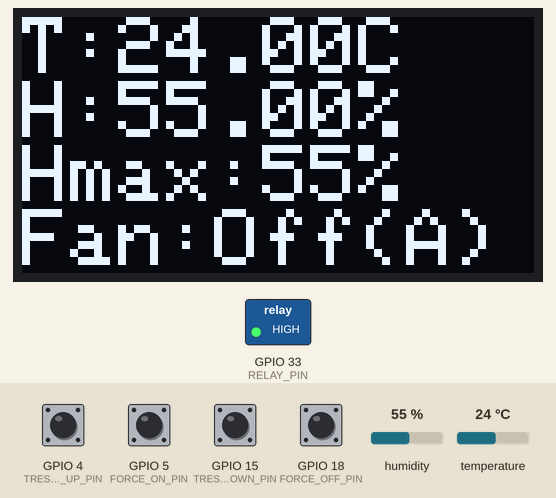
The sketch below on a simulated ESP32. Parts: 128×64 one-colour display, switched loads named in the sketch (green lamp = pin HIGH). The inputs (shaded band) are chosen by the test bench; at power-on: GPIO 4 (TRESHOLD_UP_PIN), GPIO 5 (FORCE_ON_PIN), GPIO 15 (TRESHOLD_DOWN_PIN), GPIO 18 (FORCE_OFF_PIN) HIGH, humidity 55 %, temperature 24 °C. What the sketch prints to the serial monitor is not drawn.

Above: at 2.0 s.
2.1 s: GPIO 5 (FORCE_ON_PIN) pulled LOW for 1.4 s
At 4.0 s:
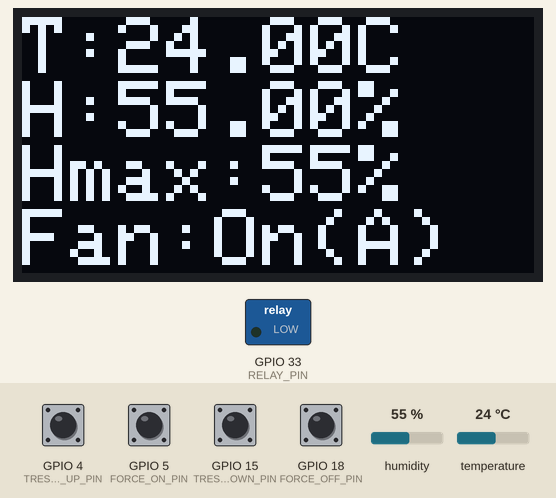
5.1 s: GPIO 18 (FORCE_OFF_PIN) pulled LOW for 1.4 s
At 6.8 s:
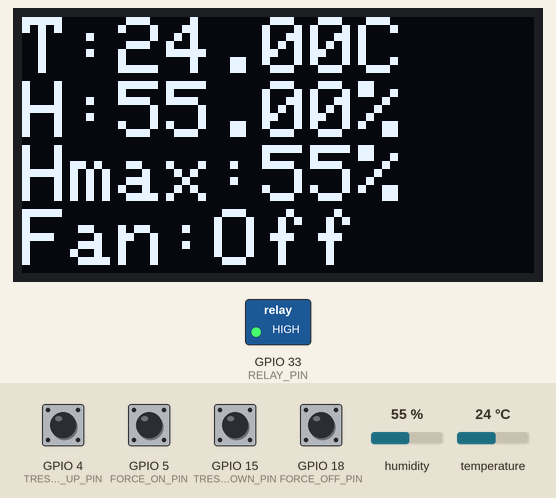
8.6 s: GPIO 4 (TRESHOLD_UP_PIN) pulled LOW for 1.4 s
At 10.5 s:
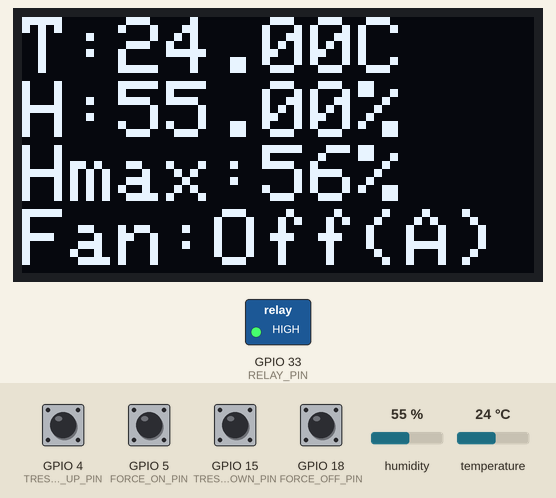
11.5 s: GPIO 15 (TRESHOLD_DOWN_PIN) pulled LOW for 1.4 s
At 13.8 s:
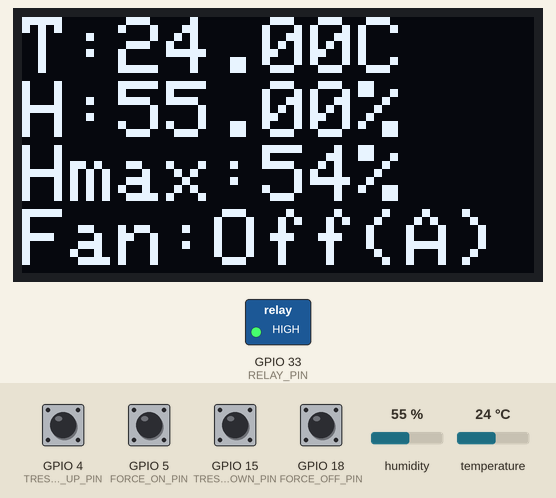
14.4 s: humidity set to 22 %
At 16.3 s:
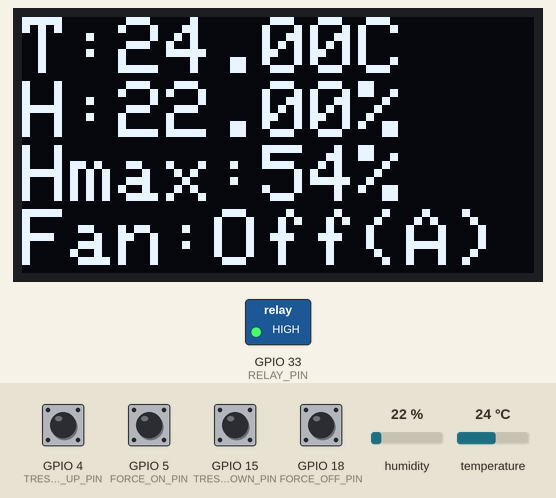
16.6 s: temperature set to 12 °C
At 18.9 s:
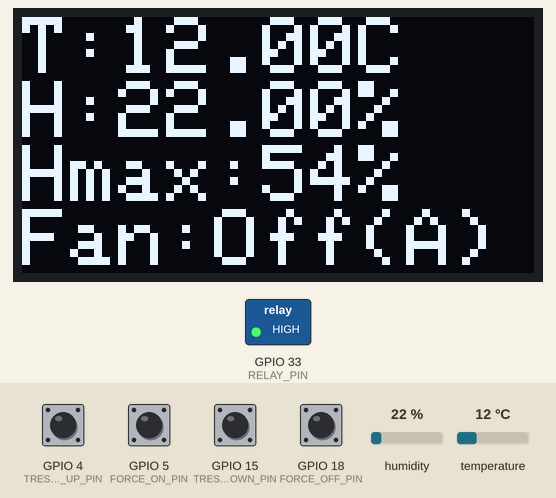
Timing chart, 0 to 19.9 s (numbered marks = the images above; inputs shaded):
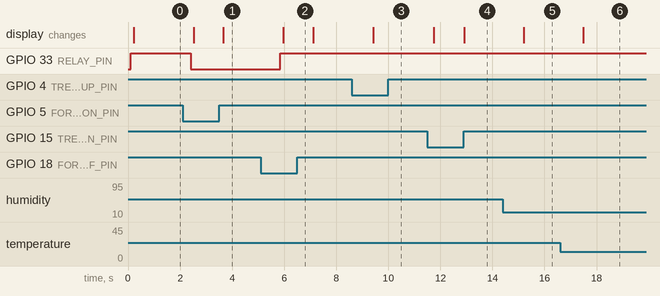

The sketch:

dehumidifier.ino
```cpp
#include <Wire.h>
#include <Adafruit_Sensor.h>
#include <Adafruit_BME280.h>


#define SEALEVELPRESSURE_HPA (1013.25)

Adafruit_BME280 bme;
#include <SPI.h>
#include <Wire.h>
#include <Adafruit_GFX.h>
#include <Adafruit_SSD1306.h>

#define OLED_RESET -1 // Reset pin # (or -1 if sharing Arduino reset pin)
#define SCREEN_ADDRESS 0x3C
#define RELAY_PIN 33
#define FORCE_OFF_PIN 18
#define FORCE_ON_PIN 5
#define TRESHOLD_UP_PIN 4
#define TRESHOLD_DOWN_PIN 15
Adafruit_SSD1306 display(128, 64, &Wire, OLED_RESET);

unsigned long delayTime = 1000;
unsigned int fanHumidityTreshold = 55; // Value after which the fan is triggered.
unsigned int countOfLastSimilarMeasurments = 0;
unsigned int changeStateCounter = 10000; //Counts when we need to reconcile fan state, initial number must be higher than "changeStateCheckAfterSeconds"
unsigned int changeStateCheckAfterSeconds = 30; // Each 30 seconds we will check if we need reconcile the fan state.

void setup() {
  Serial.begin(9600);
  pinMode(RELAY_PIN,  OUTPUT);
  pinMode(TRESHOLD_UP_PIN,  INPUT_PULLUP);
  pinMode(TRESHOLD_DOWN_PIN,  INPUT_PULLUP);
  pinMode(FORCE_ON_PIN,  INPUT_PULLUP);
  pinMode(FORCE_OFF_PIN,  INPUT_PULLUP);

  if (!bme.begin(0x76)) {
    Serial.println("Could not find a valid BME280 sensor, check wiring!");
    while (1); // Don't proceed, loop forever
  }

  // SSD1306_SWITCHCAPVCC = generate display voltage from 3.3V internally
  if(!display.begin(SSD1306_SWITCHCAPVCC, SCREEN_ADDRESS)) {
    Serial.println(F("SSD1306 allocation failed"));
    while (1); // Don't proceed, loop forever
  }
}

void loop() {
  bool tresholdUpPin = digitalRead(TRESHOLD_UP_PIN);
  bool tresholdDownPin = digitalRead(TRESHOLD_DOWN_PIN);
  bool forceOnPin = digitalRead(FORCE_ON_PIN);
  bool forceOffPin = digitalRead(FORCE_OFF_PIN);
  Serial.println("TRESHOLD UP " + String(isButtonOn(tresholdUpPin)));
  Serial.println("TRESHOLD DOWN " + String(isButtonOn(tresholdDownPin)));
  Serial.println("FORCE ON " + String(isButtonOn(forceOnPin)));
  Serial.println("FORCE OFF " + String(isButtonOn(forceOffPin)));
  Serial.println("Change state counter " + String(changeStateCounter) + " of " + String(changeStateCheckAfterSeconds));
  float temperature = bme.readTemperature();
  float humidity = bme.readHumidity();


  if (isButtonOn(tresholdUpPin)) {
    incrementTreshold();
  } else if (isButtonOn(tresholdDownPin)) {
    decrementTreshold();
  }

  if (isButtonOn(forceOnPin)) {
    turnOnFan();
  } else if (isButtonOn(forceOffPin)) {
    turnOffFan();
  } else if (changeStateCounter > changeStateCheckAfterSeconds) {
    Serial.println("Reconciling the fan state.");
    changeStateCounter = 0;
    if(humidity > fanHumidityTreshold) {
      turnOnFan();
    } else {
      turnOffFan();
    }
  }

  bool isRelayOn = isRelayTurnOn();
  Serial.print("Temperature = ");
  Serial.print(temperature);
  Serial.println(" *C");
  Serial.print("Humidity = ");
  Serial.print(humidity);
  Serial.println(" %");
  Serial.print("Treshold Humidity = ");
  Serial.print(fanHumidityTreshold);
  Serial.println(" %");
  Serial.println("Relay State: " + getOnOffText(isRelayOn));
  Serial.println();
  drawValues(temperature, humidity, isRelayOn, forceOnPin, forceOffPin);
  changeStateCounter++;
  delay(delayTime);
}

bool isButtonOn(bool value) {
  return !value; // Because we use pinMode INPUT_PULLUP when the button is on, the value is 0
}

void incrementTreshold() {
  if (fanHumidityTreshold < 100) {
    fanHumidityTreshold++;
    Serial.println("Increment treshold to " + String(fanHumidityTreshold));
  } else {
    Serial.println("Skip increment treshold. Max of 100% is reached.");
  }
}

void decrementTreshold() {
  if (fanHumidityTreshold > 0) {
    fanHumidityTreshold--;
    Serial.println("Decrement treshold to " + String(fanHumidityTreshold));
  } else {
    Serial.println("Skip increment treshold. Min of 0% is reached.");
  }
}


void turnOnFan() {
  Serial.println("Turn on fan.");
  digitalWrite(RELAY_PIN, LOW); // Low turns the fan on
}

void turnOffFan() {
  Serial.println("Turn off fan.");
  digitalWrite(RELAY_PIN, HIGH); // High turns the fan off
}

bool isRelayTurnOn() {
  return !digitalRead(RELAY_PIN); // Used "!" because when the relay is on the read value is 0.
}

String getOnOffText(bool isTurnedOn) {
  if (isTurnedOn) {
    return String("On");
  }
  return String("Off");
}

void drawValues(float temperature, float humidity, bool isFanOn, bool forceOnPin, bool forceOffPin) {
  String fanAutoModeString = !forceOnPin || !forceOffPin ? String("") : String("(A)");
  display.clearDisplay();

  display.setTextSize(2);
  display.setTextColor(SSD1306_WHITE);
  display.setCursor(0,0);
  display.println("T:" + String(temperature) + "C");
  display.println("H:" + String(humidity) + "%");
  display.println("Hmax:" + String(fanHumidityTreshold) + "%");
  display.println("Fan:" + getOnOffText(isFanOn) + fanAutoModeString);

  display.display();
}
```

Measured:
- after the input at 2.1 s, GPIO 33 (RELAY_PIN): HIGH → LOW after 0.30 s; the display: first changes after 0.42 s (image 1 shows a later state)
- after the input at 5.1 s, GPIO 33 (RELAY_PIN): LOW → HIGH after 0.75 s; the display: changes after 0.87 s (image 2)
- after the input at 8.6 s, the display: changes after 0.82 s (image 3)
- after the input at 11.5 s, the display: first changes after 0.24 s (image 4 shows a later state)
- after the input at 14.4 s, the display: changes after 0.80 s (image 5)
- after the input at 16.6 s, the display: changes after 0.89 s (image 6)
